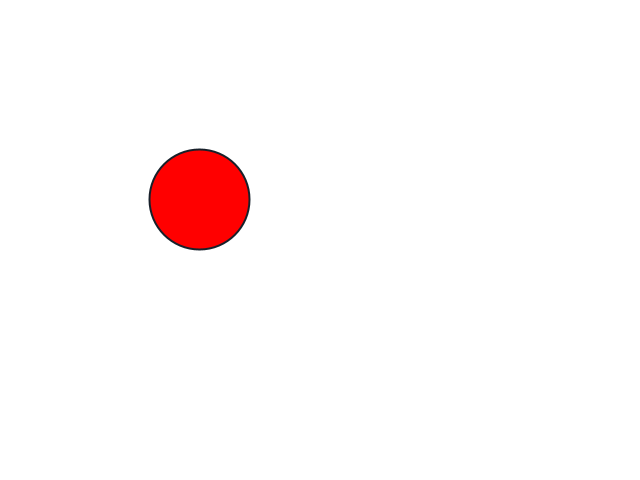
Frame 1 (no input)
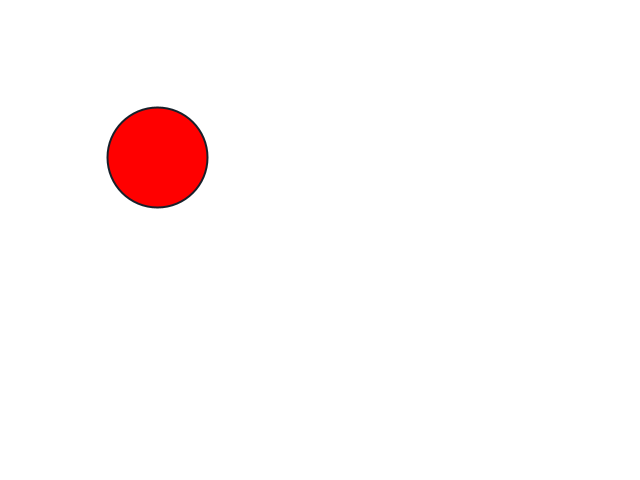
Frame 60 (the mouse pressed at the canvas centre just before this capture)
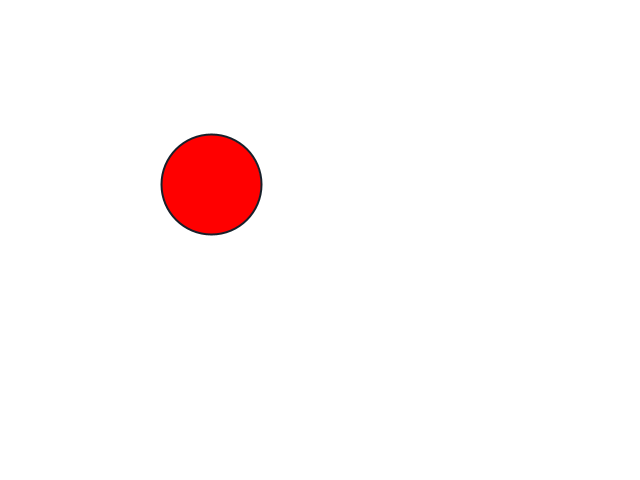
Frame 120 (the mouse held since frame 60 and released just before this capture)

The Processing sketch that drew these frames (run headless with seeded random() and noise(); from frame 60 on, the mouse is pressed at the canvas centre):

// Processing sketch: MouseFollow
// ── MouseFollow.pde
//Mouse Follow
//CSCI 5611 Mouse Following with Vec2 [Starter]
//Instructor: Stephen J. Guy <sjguy@umn.edu>


//Here is what you should discuss & try to code as a group:
//  **1. Initially, the code shows a dark red circle with a purple-ish outline.
//     Change the program to draw a red circle with a black outline instead.
//  **2. Find the Processing.org reference pages for the circle command. 
//     Why am I multiplying the radius by 2? (Note: these reference pages are 
//     very useful, be sure to check them out for general Processing help.)
//  **3. Change the background color to be white instead green.
//  **4. Have the ball follow the user's mouse. You should do this by setting
//      dir to be the vector pointing from the ball's current position (pos)
//      to the mouse's current position (mousePos).
//  **5. Try to get some keyboard input working:  
//        -When the user presses the 'd' key, double the speed the ball moves. 
//        -When the user presses the 'h' key, half the speed the ball moves. 
//  6. The simple approach is Step 4 will leave the ball jittering when it
//     reaches the mouse. Find a strategy to fix the jitter so the ball stops
//     completely when it is nicely centered on the mouse.
//  **7. Currently, the variable 'speed' doesn't have a well defined unit and its
//     effect depends on the framerate. Fix this by using dt in the update function
//     to make sure the speed value means "pixels per second". Set the speed to
//     100 pixels per second. Make sure the ball takes about 6.4 seconds to make
//     it 640 pixels across the screen.
     
//As a challenge:
//  1. Give the ball a maximum acceleration (i.e. limit how fast it's velocity can change).
//  2. Draw an image (sprite) instead of a circle. Try to orient it in the direction of travel.


int strokeWidth = 2;
void setup(){
  size(640,480);
  surface.setTitle("Mouse Following [CSCI 5611 Example]");
  
  //Initial circle position
  pos = new Vec2(200,200);
  r = 50;
  
  vel = new Vec2(0.0,0.0); //intial velocity
  
  strokeWeight(strokeWidth); //Draw thicker lines 
}

Vec2 pos; //Circle position
Vec2 vel; //Circle velocity
float r;  //Circle radius

float easing = 0.5;
float speed = 4;

void update(float dt){
  Vec2 mousePos = new Vec2(mouseX, mouseY);
  Vec2 dir = new Vec2(mousePos.x-pos.x,mousePos.y-pos.y); //Should be vector pointing from pos to MousePos
  println(dir.length());
  println(speed);
  println(dt);
  if (speed*easing > dir.length()) {
    pos.x = mouseX;
    pos.y = mouseY;
    vel.x = 0.0;
    vel.y = 0.0;
  } else {
    if (dir.length() > 0) dir.normalize();
    dir.times(speed+100*dt);
    pos.add(dir);
  }
}

void draw(){
  update(1/frameRate);
  background(255,255,255); //White background
  stroke(23,32,42); //black
  fill(255,0,0); //red
  circle(pos.x, pos.y,r*2); //Question: Why is it radius*2 ?
                            //Answer: The circle function takes the width and height
                            //of the circle as the third parameter, so it needs the
                            //diameter of the circle instead of the radius
}

void keyPressed(){
  if (key == 'd'){
    println("Doubling ball speed");
    speed *= 2;
  }
  if (key == 'h'){
    println("Halving ball speed");
    speed *= 0.5;
  }
  println("Speed is now:",speed);
}




//Begin the Vec2 Library
//Normally I would put this in a differen tab, but having it here allows you to
// copy and paste a single file for shared editing and for submission

public class Vec2 {
  public float x, y;
  
  public Vec2(float x, float y){
    this.x = x;
    this.y = y;
  }
  
  public String toString(){
    return "(" + x+ "," + y +")";
  }
  
  public float length(){
    return sqrt(x*x+y*y);
  }
  
  public float lengthSqr(){
    return x*x+y*y;
  }
  
  public Vec2 plus(Vec2 rhs){
    return new Vec2(x+rhs.x, y+rhs.y);
  }
  
  public void add(Vec2 rhs){
    x += rhs.x;
    y += rhs.y;
  }
  
  public Vec2 minus(Vec2 rhs){
    return new Vec2(x-rhs.x, y-rhs.y);
  }
  
  public void subtract(Vec2 rhs){
    x -= rhs.x;
    y -= rhs.y;
  }
  
  public Vec2 times(float rhs){
    return new Vec2(x*rhs, y*rhs);
  }
  
  public void mul(float rhs){
    x *= rhs;
    y *= rhs;
  }
  
  public void clampToLength(float maxL){
    float magnitude = sqrt(x*x + y*y);
    if (magnitude > maxL){
      x *= maxL/magnitude;
      y *= maxL/magnitude;
    }
  }
  
  public void setToLength(float newL){
    float magnitude = sqrt(x*x + y*y);
    x *= newL/magnitude;
    y *= newL/magnitude;
  }
  
  public void normalize(){
    float magnitude = sqrt(x*x + y*y);
    x /= magnitude;
    y /= magnitude;
  }
  
  public Vec2 normalized(){
    float magnitude = sqrt(x*x + y*y);
    return new Vec2(x/magnitude, y/magnitude);
  }
  
  public float distanceTo(Vec2 rhs){
    float dx = rhs.x - x;
    float dy = rhs.y - y;
    return sqrt(dx*dx + dy*dy);
  }
}

Vec2 interpolate(Vec2 a, Vec2 b, float t){
  return a.plus((b.minus(a)).times(t));
}

float interpolate(float a, float b, float t){
  return a + ((b-a)*t);
}

float dot(Vec2 a, Vec2 b){
  return a.x*b.x + a.y*b.y;
}

Vec2 projAB(Vec2 a, Vec2 b){
  return b.times(a.x*b.x + a.y*b.y);
}
